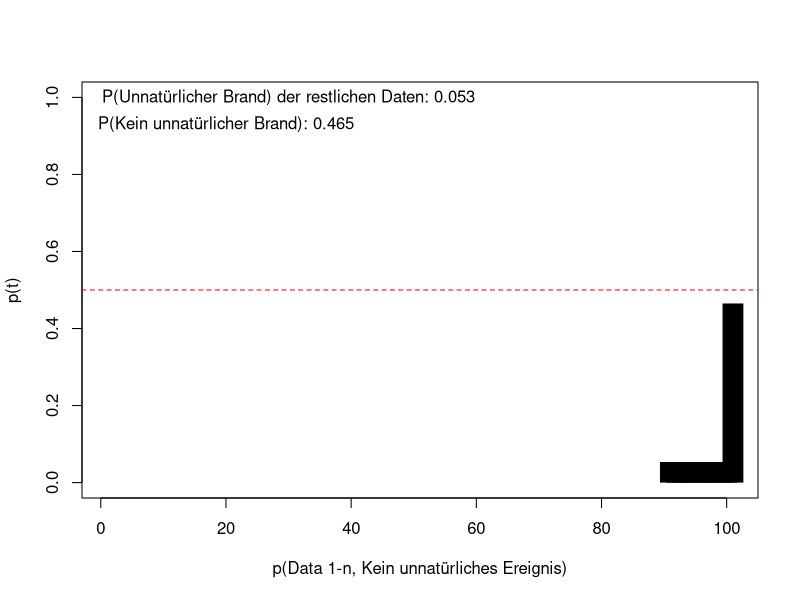

The R script that drew this image:
## ---- chunk 1
knitr::opts_chunk$set(echo = FALSE)
## ---- chunk 2
# Startparameter
n <- 100 # Gesamtanzahl Daten
k <- 91 # Anzahl vollständige Ereignisse
pU <- 0.08 # Wahrscheinlichkeit kein unnatürlicher Waldbrand

pcumstart <- 1-pU # Kummulative Wahrscheinlichkeit Unatürliches Ereignis unter n Daten
pstart <- pcumstart/n # Einzelwahrscheinlichkeit Unatürlich
pt <- c(rep(pstart, n), pU) # Startvektor
## ---- chunk 3
i = 1
while(i<k){
  pt[i] <- 0 # i-te Stelle 0 setzen
  pt <- pt/sum(pt) # rest von p normieren
  i = i+1
}

## ---- chunk 4
plot(c(1:(n+1)), pt, type = "h", lwd = 20, lend = 1,
     ylab = "p(t)", xlab = "p(Data 1-n, Kein unnatürliches Ereignis)", ylim = c(0,1))
abline(0.5, 0, col = "red", lty = "dashed")
text(30, 1, labels = (paste("P(Unnatürlicher Brand) der restlichen Daten:", as.character(round(pt[n],3)))))
text(20, 0.93, labels = (paste("P(Kein unnatürlicher Brand):", as.character(round(pt[n+1],3)))))
